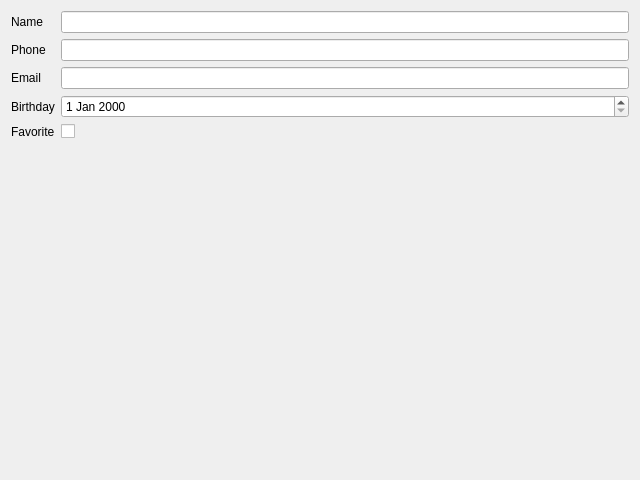
<?xml version="1.0" encoding="UTF-8"?>
<!-- SPDX-License-Identifier: MIT -->
<ui version="4.0">
 <class>ContactCard</class>
 <widget class="QDialog" name="ContactCard">
  <property name="geometry">
   <rect>
    <x>0</x>
    <y>0</y>
    <width>640</width>
    <height>480</height>
   </rect>
  </property>
  <property name="windowTitle">
   <string>Contact</string>
  </property>
  <layout class="QFormLayout" name="formLayout">
   <item row="0" column="0">
    <widget class="QLabel" name="label_nameEdit">
     <property name="text">
      <string>Name</string>
     </property>
     <property name="buddy">
      <cstring>nameEdit</cstring>
     </property>
    </widget>
   </item>
   <item row="0" column="1">
    <widget class="QLineEdit" name="nameEdit"/>
   </item>
   <item row="1" column="0">
    <widget class="QLabel" name="label_phoneEdit">
     <property name="text">
      <string>Phone</string>
     </property>
     <property name="buddy">
      <cstring>phoneEdit</cstring>
     </property>
    </widget>
   </item>
   <item row="1" column="1">
    <widget class="QLineEdit" name="phoneEdit"/>
   </item>
   <item row="2" column="0">
    <widget class="QLabel" name="label_emailEdit">
     <property name="text">
      <string>Email</string>
     </property>
     <property name="buddy">
      <cstring>emailEdit</cstring>
     </property>
    </widget>
   </item>
   <item row="2" column="1">
    <widget class="QLineEdit" name="emailEdit"/>
   </item>
   <item row="3" column="0">
    <widget class="QLabel" name="label_birthdayEdit">
     <property name="text">
      <string>Birthday</string>
     </property>
     <property name="buddy">
      <cstring>birthdayEdit</cstring>
     </property>
    </widget>
   </item>
   <item row="3" column="1">
    <widget class="QDateEdit" name="birthdayEdit"/>
   </item>
   <item row="4" column="0">
    <widget class="QLabel" name="label_favoriteCheck">
     <property name="text">
      <string>Favorite</string>
     </property>
     <property name="buddy">
      <cstring>favoriteCheck</cstring>
     </property>
    </widget>
   </item>
   <item row="4" column="1">
    <widget class="QCheckBox" name="favoriteCheck"/>
   </item>
  </layout>
 </widget>
 <tabstops>
  <tabstop>nameEdit</tabstop>
  <tabstop>phoneEdit</tabstop>
  <tabstop>emailEdit</tabstop>
  <tabstop>birthdayEdit</tabstop>
  <tabstop>favoriteCheck</tabstop>
 </tabstops>
</ui>
